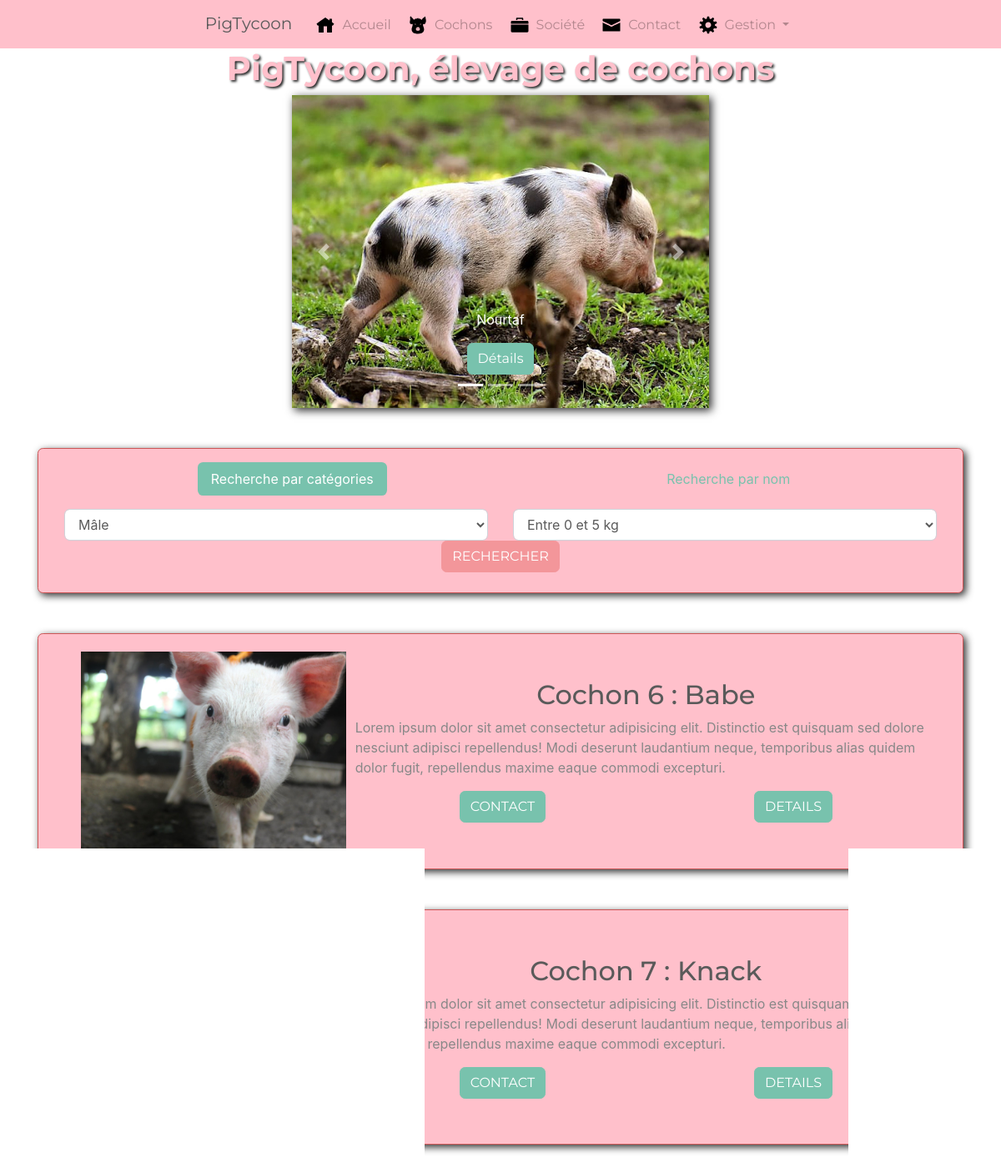
The page / on the database its author committed.
### tables this page shows
CREATE TABLE IF NOT EXISTS `photo` (
  `id_photo` int(11) NOT NULL AUTO_INCREMENT,
  `name_photo` varchar(30) NOT NULL,
  `whichpig_photo` int(11) NOT NULL,
  PRIMARY KEY (`id_photo`)
);

CREATE TABLE IF NOT EXISTS `pig` (
  `id_pig` int(11) NOT NULL AUTO_INCREMENT,
  `name_pig` varchar(100) NOT NULL,
  `sex_pig` tinyint(4) NOT NULL,
  `weight_pig` decimal(7,3) NOT NULL,
  `mother_pig` int(11) DEFAULT NULL,
  `father_pig` int(11) DEFAULT NULL,
  `birthdate_pig` datetime DEFAULT NULL,
  `deathdate_pig` datetime DEFAULT NULL,
  `state_pig` tinyint(4) NOT NULL DEFAULT '1',
  `thumbnail_pig` int(11) NOT NULL,
  `updated_at_pig` datetime DEFAULT NULL,
  PRIMARY KEY (`id_pig`)
);

### controllers/frontoffice.php (called while the page is built, shortened)
<?php
require_once('models/PigManager.php');
function home()
{
    $pigManager = new PigManager;
    $lastPigs = $pigManager->get3LastPig();
    $maxPigs = $pigManager->getCountPig();
    $randomId1 = random_int(1, $maxPigs);
    do {
        $randomId2 = random_int(1, $maxPigs);
    } while ($randomId1 == $randomId2);
    $randomPig1 = $pigManager->getPig($randomId1);
    $randomPig2 = $pigManager->getPig($randomId2);
    require('views/frontoffice/home.php');
}

### models/PigManager.php (called while the page is built, shortened)
<?php
class PigManager extends Manager
{
    function getPig($pigId)
    {
        $db = $this->dbConnect();
        $req = $db->prepare('SELECT
                             id_pig, name_pig, sex_pig, type_sex,
                             weight_pig, mother_pig, father_pig,
                             DATE_FORMAT(birthdate_pig, \'%d/%m/%Y à %Hh%imin%ss\') AS birthdate_pig,
                             (DATEDIFF(deathdate_pig, NOW())) AS deathtime_pig,
                             state_pig, name_photo
                             FROM pig
                             LEFT JOIN photo
                             ON photo.id_photo = pig.thumbnail_pig
                             LEFT JOIN sex
                             ON pig.sex_pig = sex.id_sex
                             WHERE id_pig = ?');
        $req->execute(array($pigId));
        $pig = $req->fetch();
        return $pig;
    }
    public function get3LastPig()
    {
        $db = $this->dbConnect();
        $req = ("SELECT
                id_pig, name_pig, weight_pig, state_pig, name_photo, type_sex
                FROM pig
                LEFT JOIN photo
                ON photo.id_photo = pig.thumbnail_pig
                LEFT JOIN sex
                ON sex.id_sex = pig.sex_pig
                ORDER BY id_pig DESC LIMIT 3");
        $response = $db->query($req);
        $lastPigs = $response->fetchAll(PDO::FETCH_ASSOC);
        return $lastPigs;
    }
}

### views/frontoffice/home.php (the view, shortened to what this page needs)
<div class="title">
    <h1>PigTycoon, élevage de cochons</h1>
</div>
<div class="container container-home">
    <div class="row justify-content-center">
        <div id="carouselExampleCaptions" class="carousel slide" data-ride="carousel">
            <ol class="carousel-indicators">
                <li data-target="#carouselExampleCaptions" data-slide-to="0" class="active"></li>
                <li data-target="#carouselExampleCaptions" data-slide-to="1"></li>
                <li data-target="#carouselExampleCaptions" data-slide-to="2"></li>
            </ol>
            <div class="carousel-inner">
                <div class="carousel-item active">
                    <img src="./public/images/photos/<?= $lastPigs[0]['name_photo'] ?>" class="d-block img-fluid" alt="...">
                    <div class="carousel-caption d-none d-md-block">
                        <p><?= htmlspecialchars($lastPigs[0]['name_pig']) ?></p>
                        <a href=<?php echo("index.php?action=pig&id=".$lastPigs[0]['id_pig']) ?> ><button type="button" class="btn btn-primary">Détails</button></a>
                    </div>
                </div>
            </div>
            <a class="carousel-control-prev" href="#carouselExampleCaptions" role="button" data-slide="prev">
                <span class="carousel-control-prev-icon" aria-hidden="true"></span>
            </a>
            <a class="carousel-control-next" href="#carouselExampleCaptions" role="button" data-slide="next">
                <span class="carousel-control-next-icon" aria-hidden="true"></span>
            </a>
        </div>
    </div>
    <?php require('views/components/home/searchengine.php'); ?>
    <?php require('views/components/home/newpigs.php'); ?>
</div>
<?php require('template.php'); ?>

### views/components/home/newpigs.php
<div class="container newpig bg-primary">
    <div class="row">
        <div class="col-4 align-self-center">
            <img src="./public/images/photos/<?= $randomPig1['name_photo'] ?>" alt="" width="400px" class="img-fluid">
        </div>
        <div class="col-8 align-self-center">
            <div class="row justify-content-center">
                <h2> Cochon <?= $randomPig1['id_pig'] ?> : <?= $randomPig1['name_pig'] ?> </h2>
                <p> Lorem ipsum dolor sit amet consectetur adipisicing elit. Distinctio est quisquam sed dolore nesciunt adipisci repellendus!
                    Modi deserunt laudantium neque, temporibus alias quidem dolor fugit, repellendus maxime eaque commodi excepturi.</p>
            </div>
            <div class="row justify-content-around">
                <a href="index.php?action=contact"><button type="button" class="btn btn-primary">CONTACT</button></a>
                <a href="<?php echo ("index.php?action=pig&id=" . $randomPig1['id_pig']) ?>"><button type="button" class="btn btn-primary">DETAILS</button></a>
            </div>
        </div>
    </div>
</div>
<div class="container newpig bg-primary">
    <div class="row">
        <div class="col-4 align-self-center">
            <img src="./public/images/photos/<?= $randomPig2['name_photo'] ?>" alt="" width="400px" class="img-fluid">
        </div>
        <div class="col-8 align-self-center">
            <div class="row justify-content-center">
                <h2> Cochon <?= $randomPig2['id_pig'] ?> : <?= $randomPig2['name_pig'] ?> </h2>
                <p> Lorem ipsum dolor sit amet consectetur adipisicing elit. Distinctio est quisquam sed dolore nesciunt adipisci repellendus!
                    Modi deserunt laudantium neque, temporibus alias quidem dolor fugit, repellendus maxime eaque commodi excepturi.</p>
            </div>
            <div class="row justify-content-around">
                <a href="index.php?action=contact"><button type="button" class="btn btn-primary">CONTACT</button></a>
                <a href="<?php echo ("index.php?action=pig&id=" . $randomPig2['id_pig']) ?>"><button type="button" class="btn btn-primary">DETAILS</button></a>
            </div>
        </div>
    </div>
</div>

### public/css/style.css (style rules this page uses)
.title { text-align: center; color: red; }
.bg-primary { background-color: pink !important; }
body { margin-bottom: 100px; background-image: url("../images/others/bg4.jpg") !important; background-size: cover; background-attachment: fixed; }
h1 { color: pink; font-weight: bolder; text-shadow: 2px 2px 3px rgb(44, 44, 44); }
.carousel { box-shadow: 3px 3px 10px rgb(44, 44, 44); }
.carousel-inner { width: 500px !important; }
.newpig { border: 0.1rem solid rgb(204, 86, 86); border-radius: 0.4rem; margin-top: 3rem; box-shadow: 3px 3px 10px rgb(44, 44, 44); }
.newpig > * { margin: 1rem; }
.newpig img { margin: 0.3rem; }

### rows shown on the page
photo: name_photo (picture)
pig: name_pig "Nourtaf"
pig: photo.name_photo (picture), id_pig "6", name_pig "Babe"
pig: photo.name_photo (picture), id_pig "7", name_pig "Knack"
